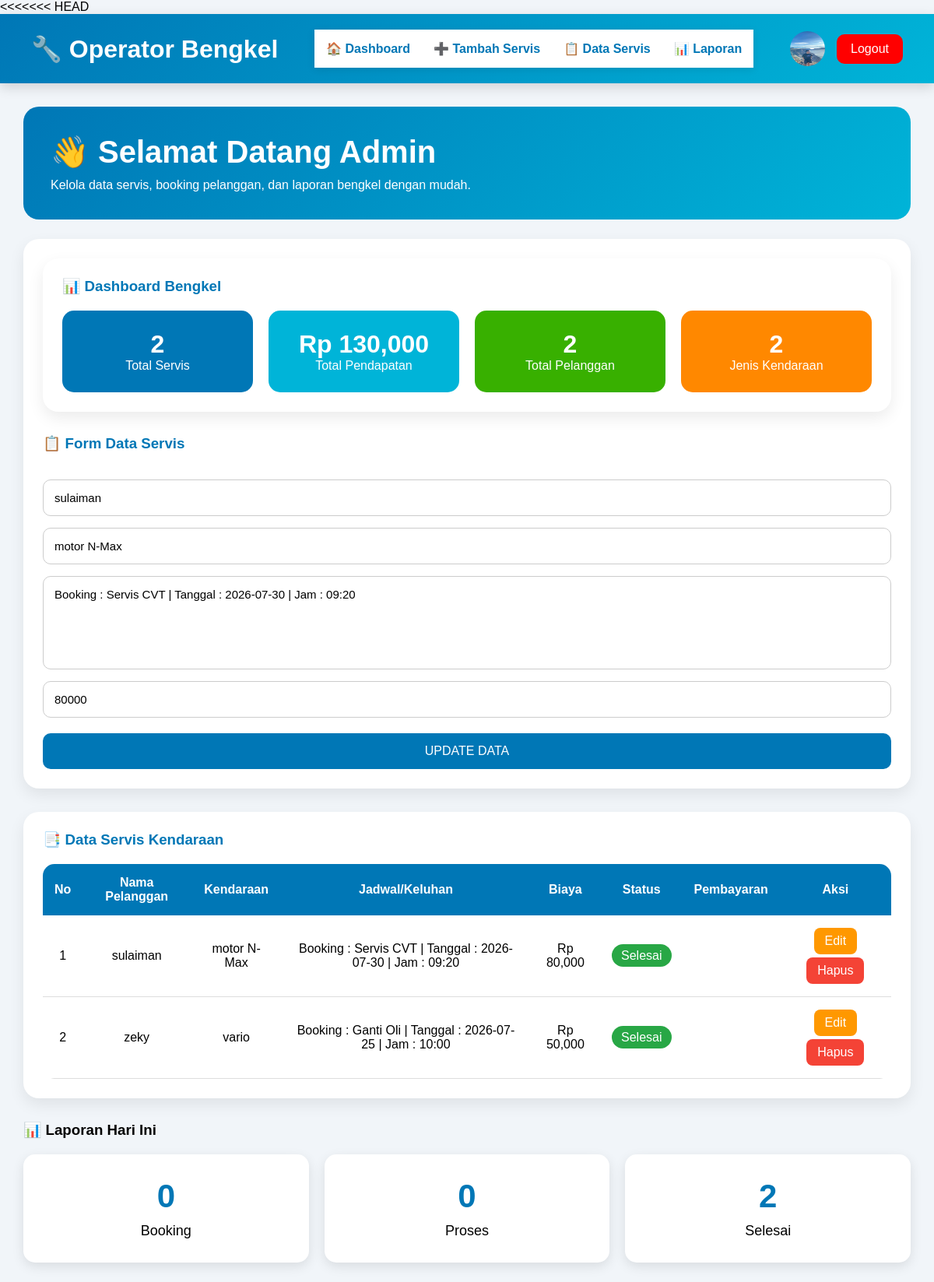
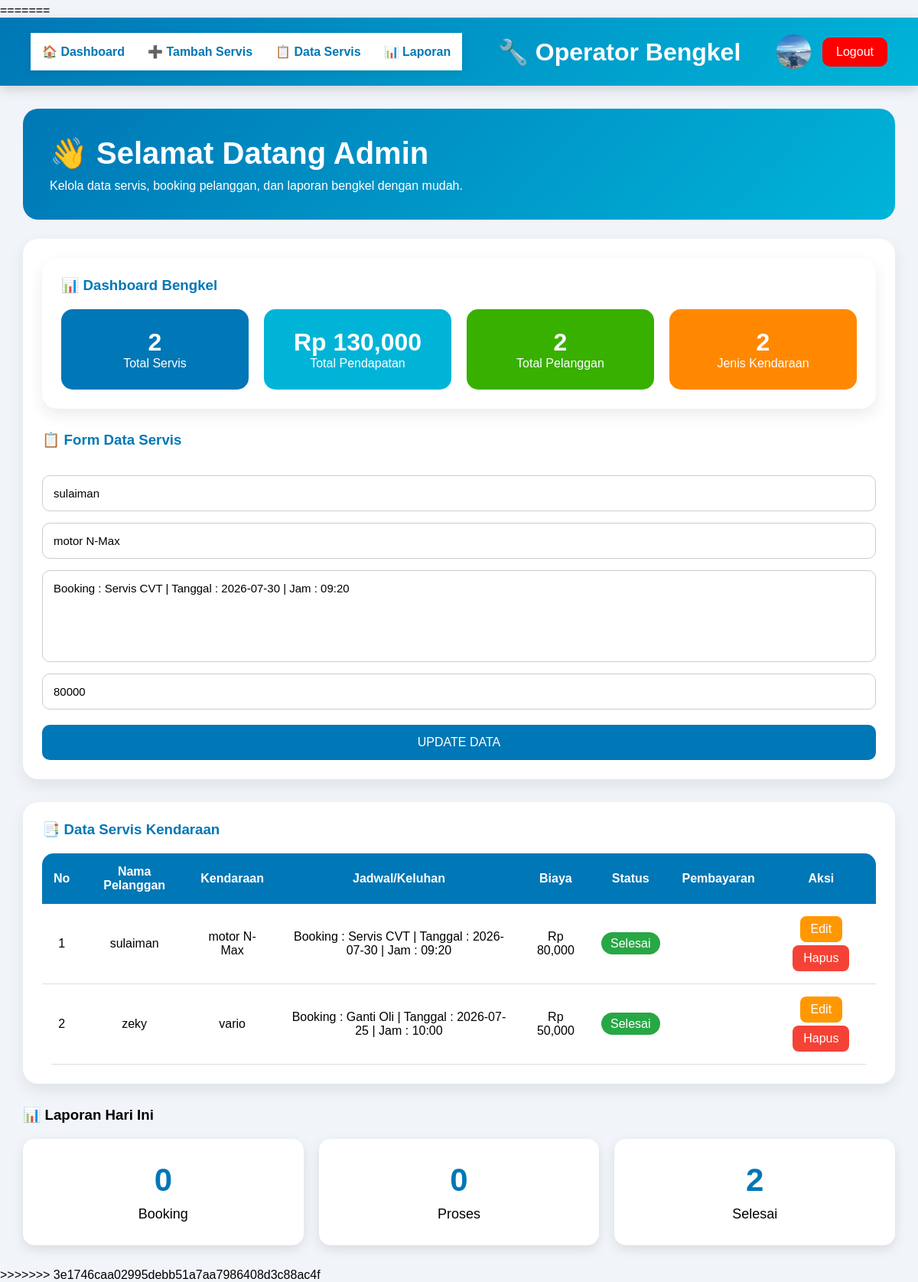
Page /index.php?edit=2 (signed in) on the committed database (2 pictures, top to bottom).
### tables this page shows
CREATE TABLE `servis` (
  `id` int(11) NOT NULL,
  `nama_pelanggan` varchar(100) DEFAULT NULL,
  `kendaraan` varchar(100) DEFAULT NULL,
  `keluhan` text DEFAULT NULL,
  `biaya` int(11) DEFAULT NULL,
  `status` varchar(20) DEFAULT 'Booking'
);

### index.php (the view, shortened to what this page needs)
<?php
$conn = mysqli_connect("localhost", "root", "", "bengkell_db");
?>
<!DOCTYPE html>
<html>
<head>
</head>
<body>
<div class="navbar">
    <h2>🔧 Operator Bengkel</h2>
    <div class="menu-admin">
        <a href="#dashboard">🏠 Dashboard</a>
        <a href="#form">➕ Tambah Servis</a>
        <a href="#data">📋 Data Servis</a>
        <a href="#laporan">📊 Laporan</a>
    </div>
    <div style="display:flex;align-items:center;gap:15px;">
        <img src="1.jpg"
        style="width:45px;height:45px;border-radius:50%;">
        <a class="logout"
        href="index.php?logout=true">
            Logout
        </a>
    </div>
</div>
<div class="container" id="dashboard">
<div class="hero-admin">
    <h1>👋 Selamat Datang Admin</h1>
    <p>
        Kelola data servis, booking pelanggan,
        dan laporan bengkel dengan mudah.
    </p>
</div>
<div class="card">
    <?php
$total_servis = mysqli_num_rows(
    mysqli_query($conn, "SELECT * FROM servis")
);
$total_pendapatan = mysqli_fetch_assoc(
    mysqli_query($conn, "SELECT SUM(biaya) AS total FROM servis")
);
$total_pelanggan = mysqli_num_rows(
    mysqli_query($conn, "SELECT DISTINCT nama_pelanggan FROM servis")
);
$total_kendaraan = mysqli_num_rows(
    mysqli_query($conn, "SELECT DISTINCT kendaraan FROM servis")
);
?>
<div class="card">
    <h3>📊 Dashboard Bengkel</h3>
    <div style="
        display:flex;
        gap:20px;
        flex-wrap:wrap;
        margin-top:20px;
    ">
        <div style="
            flex:1;
            min-width:220px;
            background:#0077b6;
            color:white;
            padding:25px;
            border-radius:15px;
            text-align:center;
        ">
            <h1><?php echo $total_servis; ?></h1>
            <p>Total Servis</p>
        </div>
        <div style="
            flex:1;
            min-width:220px;
            background:#00b4d8;
            color:white;
            padding:25px;
            border-radius:15px;
            text-align:center;
        ">
            <h1>
                Rp <?php echo number_format($total_pendapatan['total']); ?>
            </h1>
            <p>Total Pendapatan</p>
        </div>
        <div style="
            flex:1;
            min-width:220px;
            background:#38b000;
            color:white;
            padding:25px;
            border-radius:15px;
            text-align:center;
        ">
            <h1><?php echo $total_pelanggan; ?></h1>
            <p>Total Pelanggan</p>
        </div>
        <div style="
            flex:1;
            min-width:220px;
            background:#ff8800;
            color:white;
            padding:25px;
            border-radius:15px;
            text-align:center;
        ">
            <h1><?php echo $total_kendaraan; ?></h1>
            <p>Jenis Kendaraan</p>
        </div>
    </div>
</div>
<div id="form">
<h3>📋 Form Data Servis</h3>
</div>
<?php
if(isset($_GET['edit'])){
    $id = $_GET['edit'];
    $edit = mysqli_query($conn, "SELECT * FROM servis WHERE id='$id'");
    $e = mysqli_fetch_array($edit);
?>
<form method="POST">
    <input type="text" name="nama"
    value="<?php echo $e['nama_pelanggan']; ?>"
    placeholder="Nama Pelanggan" required>
    <input type="text" name="kendaraan"
    value="<?php echo $e['kendaraan']; ?>"
    placeholder="Jenis Kendaraan" required>
    <textarea name="keluhan"
    placeholder="Keluhan" required><?php echo $e['keluhan']; ?></textarea>
    <input type="number" name="biaya"
    value="<?php echo $e['biaya']; ?>"
    placeholder="Biaya Servis" required>
    <button class="btn" type="submit" name="update">
        UPDATE DATA
    </button>
</form>
<?php } ?>
</div>
<div class="card">
<div id="data">
<h3>📑 Data Servis Kendaraan</h3>
</div>
<table>
<tr>
    <th>No</th>
    <th>Nama Pelanggan</th>
    <th>Kendaraan</th>
    <th>Jadwal/Keluhan</th>
    <th>Biaya</th>
    <th>Status</th>
    <th>Pembayaran</th>
    <th>Aksi</th>
</tr>
<?php
$no = 1;
$data = mysqli_query($conn, "SELECT * FROM servis");
while($d = mysqli_fetch_array($data)){
?>
<tr>
    <td><?php echo $no++; ?></td>
    <td><?php echo $d['nama_pelanggan']; ?></td>
    <td><?php echo $d['kendaraan']; ?></td>
    <td><?php echo $d['keluhan']; ?></td>
    <td>
    Rp <?php echo number_format($d['biaya']); ?>
</td>
<td>
<?php
if($d['status']=="Booking"){
    echo "<span class='booking'>Booking</span>";
}
elseif($d['status']=="Proses"){
    echo "<span class='proses-status'>Proses</span>";
}
elseif($d['status']=="Selesai"){
    echo "<span class='selesai-status'>Selesai</span>";
}
?>
</td>
<td>
</td>
<td>
    <a class="edit"
    href="index.php?edit=<?php echo $d['id']; ?>">
        Edit
    </a>
    <a class="hapus"
    href="index.php?hapus=<?php echo $d['id']; ?>">
        Hapus
    </a>
</td>
<?php } ?>
</table>
</div>
</div>
<div class="container" id="laporan">
<h3>📊 Laporan Hari Ini</h3>
<div class="cards">
<div class="box">
<h2><?php echo mysqli_num_rows(mysqli_query($conn,"SELECT * FROM servis WHERE status='Booking'")); ?></h2>
<p>Booking</p>
</div>
<div class="box">
<h2><?php echo mysqli_num_rows(mysqli_query($conn,"SELECT * FROM servis WHERE status='Proses'")); ?></h2>
<p>Proses</p>
</div>
<div class="box">
<h2><?php echo mysqli_num_rows(mysqli_query($conn,"SELECT * FROM servis WHERE status='Selesai'")); ?></h2>
<p>Selesai</p>
</div>
</div>
</div>
</body>
<?php
$conn = mysqli_connect("localhost", "root", "", "bengkell_db");
?>
<!DOCTYPE html>
<html>
<head>
</head>
<body>
<div class="navbar">
<div class="menu-admin">
    <a href="#dashboard">🏠 Dashboard</a>
    <a href="#form">➕ Tambah Servis</a>
    <a href="#data">📋 Data Servis</a>
    <a href="#laporan">📊 Laporan</a>
</div>
    <h2>🔧 Operator Bengkel</h2>
    <div style="display:flex;align-items:center;gap:15px;">
        <img src="1.jpg"
        style="width:45px;height:45px;border-radius:50%;">
        <a class="logout"
        href="index.php?logout=true">
            Logout
        </a>
    </div>
</div>
<div class="container" id="dashboard">
<div class="hero-admin">
    <h1>👋 Selamat Datang Admin</h1>
    <p>
        Kelola data servis, booking pelanggan,
        dan laporan bengkel dengan mudah.
    </p>
</div>
<div class="card">
    <?php
$total_servis = mysqli_num_rows(
    mysqli_query($conn, "SELECT * FROM servis")
);
$total_pendapatan = mysqli_fetch_assoc(
    mysqli_query($conn, "SELECT SUM(biaya) AS total FROM servis")
);
$total_pelanggan = mysqli_num_rows(
    mysqli_query($conn, "SELECT DISTINCT nama_pelanggan FROM servis")
);
$total_kendaraan = mysqli_num_rows(
    mysqli_query($conn, "SELECT DISTINCT kendaraan FROM servis")
);
?>
<div class="card">
    <h3>📊 Dashboard Bengkel</h3>
    <div style="
        display:flex;
        gap:20px;
        flex-wrap:wrap;
        margin-top:20px;
    ">
        <div style="
            flex:1;
            min-width:220px;
            background:#0077b6;
            color:white;
            padding:25px;
            border-radius:15px;
            text-align:center;
        ">
            <h1><?php echo $total_servis; ?></h1>
            <p>Total Servis</p>
        </div>
        <div style="
            flex:1;
            min-width:220px;
            background:#00b4d8;
            color:white;
            padding:25px;
            border-radius:15px;
            text-align:center;
        ">
            <h1>
                Rp <?php echo number_format($total_pendapatan['total']); ?>
            </h1>
            <p>Total Pendapatan</p>
        </div>
        <div style="
            flex:1;
            min-width:220px;
            background:#38b000;
            color:white;
            padding:25px;
            border-radius:15px;
            text-align:center;
        ">
            <h1><?php echo $total_pelanggan; ?></h1>
            <p>Total Pelanggan</p>
        </div>
        <div style="
            flex:1;
            min-width:220px;
            background:#ff8800;
            color:white;
            padding:25px;
            border-radius:15px;
            text-align:center;
        ">
            <h1><?php echo $total_kendaraan; ?></h1>
            <p>Jenis Kendaraan</p>
        </div>
    </div>
</div>
<div id="form">
<h3>📋 Form Data Servis</h3>
</div>
<?php
if(isset($_GET['edit'])){
    $id = $_GET['edit'];
    $edit = mysqli_query($conn, "SELECT * FROM servis WHERE id='$id'");
    $e = mysqli_fetch_array($edit);
?>
<form method="POST">
    <input type="text" name="nama"
    value="<?php echo $e['nama_pelanggan']; ?>"
    placeholder="Nama Pelanggan" required>
    <input type="text" name="kendaraan"
    value="<?php echo $e['kendaraan']; ?>"
    placeholder="Jenis Kendaraan" required>
    <textarea name="keluhan"
    placeholder="Keluhan" required><?php echo $e['keluhan']; ?></textarea>
    <input type="number" name="biaya"
    value="<?php echo $e['biaya']; ?>"
    placeholder="Biaya Servis" required>
    <button class="btn" type="submit" name="update">
        UPDATE DATA
    </button>
</form>
<?php } ?>
</div>
<div class="card">
<div id="data">
<h3>📑 Data Servis Kendaraan</h3>
</div>
<table>
<tr>
    <th>No</th>
    <th>Nama Pelanggan</th>
    <th>Kendaraan</th>
    <th>Jadwal/Keluhan</th>
    <th>Biaya</th>
    <th>Status</th>
    <th>Pembayaran</th>
    <th>Aksi</th>
</tr>
<?php
$no = 1;
$data = mysqli_query($conn, "SELECT * FROM servis");
while($d = mysqli_fetch_array($data)){
?>
<tr>
    <td><?php echo $no++; ?></td>
    <td><?php echo $d['nama_pelanggan']; ?></td>
    <td><?php echo $d['kendaraan']; ?></td>
    <td><?php echo $d['keluhan']; ?></td>
    <td>
    Rp <?php echo number_format($d['biaya']); ?>
</td>
<td>
<?php
if($d['status']=="Booking"){
    echo "<span class='booking'>Booking</span>";
}
elseif($d['status']=="Proses"){
    echo "<span class='proses-status'>Proses</span>";
}
elseif($d['status']=="Selesai"){
    echo "<span class='selesai-status'>Selesai</span>";
}
?>
</td>
<td>
</td>
<td>
    <a class="edit"
    href="index.php?edit=<?php echo $d['id']; ?>">
        Edit
    </a>
    <a class="hapus"
    href="index.php?hapus=<?php echo $d['id']; ?>">
        Hapus
    </a>
</td>
<?php } ?>
</table>
</div>
</div>
<div class="container" id="laporan">
<h3>📊 Laporan Hari Ini</h3>
<div class="cards">
<div class="box">
<h2><?php echo mysqli_num_rows(mysqli_query($conn,"SELECT * FROM servis WHERE status='Booking'")); ?></h2>
<p>Booking</p>
</div>
<div class="box">
<h2><?php echo mysqli_num_rows(mysqli_query($conn,"SELECT * FROM servis WHERE status='Proses'")); ?></h2>
<p>Proses</p>
</div>
<div class="box">
<h2><?php echo mysqli_num_rows(mysqli_query($conn,"SELECT * FROM servis WHERE status='Selesai'")); ?></h2>
<p>Selesai</p>
</div>
</div>
</div>
</body>
</html>

### index.php (style rules this page uses)
* { margin:0; padding:0; box-sizing:border-box; font-family:Arial, sans-serif; }
body { background:#f1f5f9; }
.navbar { background: linear-gradient(135deg,#0077b6,#00b4d8); padding:18px 40px; display:flex; justify-content:space-between; align-items:center; color:white; box-shadow:0 5px 15px rgba(0,0,0,.15); }
.navbar h2 { font-size:32px; }
.logout { background:red; color:white; padding:10px 18px; border-radius:10px; text-decoration:none; transition:.3s; }
.menu-admin { display:flex; align-items:center; gap:30px; background:none; box-shadow:none; padding:0; }
.menu-admin a { color:white; text-decoration:none; font-weight:bold; transition:.3s; }
.container { width:95%; margin:30px auto; }
.hero-admin { background:linear-gradient(135deg,#0077b6,#00b4d8); color:white; padding:35px; border-radius:20px; margin-bottom:25px; }
.hero-admin h1 { margin-bottom:10px; font-size:40px; }
.card { background:white; padding:25px; border-radius:20px; box-shadow:0 8px 20px rgba(0,0,0,.08); margin-bottom:30px; }
.card h3 { color:#0077b6; margin-bottom:20px; }
form input, form textarea { width:100%; padding:14px; margin-top:15px; border:1px solid #ccc; border-radius:10px; font-size:15px; }
textarea { resize:none; height:120px; }
.btn { width:100%; background:#0077b6; color:white; padding:14px; border:none; border-radius:10px; margin-top:20px; cursor:pointer; font-size:16px; transition:.3s; }
.cards { display:flex; gap:20px; flex-wrap:wrap; margin-top:20px; }
.box { flex:1; min-width:220px; background:white; border-radius:15px; padding:30px; text-align:center; box-shadow:0 5px 15px rgba(0,0,0,.1); transition:.3s; }
.box h2 { font-size:42px; color:#0077b6; }
.box p { margin-top:10px; font-size:18px; }
table { width:100%; border-collapse:collapse; overflow:hidden; border-radius:15px; }
table th { background:#0077b6; color:white; padding:15px; }
table td { padding:14px; text-align:center; border-bottom:1px solid #ddd; }
.edit, .hapus, .selesai, .verifikasi { color:white; padding:8px 14px; border-radius:8px; text-decoration:none; transition:.3s; display:inline-block; margin:2px; }
.edit { background:#ff9800; }
.hapus { background:#f44336; }
.selesai-status { background:#28a745; color:white; padding:6px 12px; border-radius:20px; }
.navbar { background:linear-gradient(135deg,#0077b6,#00b4d8); padding:20px 40px; display:flex; justify-content:space-between; align-items:center; color:white; box-shadow:0 5px 15px rgba(0,0,0,.15); }
.menu-admin { background:white; display:flex; justify-content:center; gap:30px; padding:15px; box-shadow:0 2px 10px rgba(0,0,0,.1); }
.menu-admin a { text-decoration:none; color:#0077b6; font-weight:bold; transition:.3s; }

### rows in the picture
servis: nama "sulaiman", kendaraan "motor N-Max", keluhan "Booking : Servis CVT | Tanggal : 2026-07-30 | Jam : 09:20", biaya "80000", nama_pelanggan "sulaiman", biaya "80,000", status "Selesai"
servis: nama_pelanggan "zeky", kendaraan "vario", keluhan "Booking : Ganti Oli | Tanggal : 2026-07-25 | Jam : 10:00", biaya "50,000", status "Selesai"

### other values in the picture
$total_servis "2"
$total_pendapatan['total'] "130,000"
$total_pelanggan "2"
$total_kendaraan "2"
